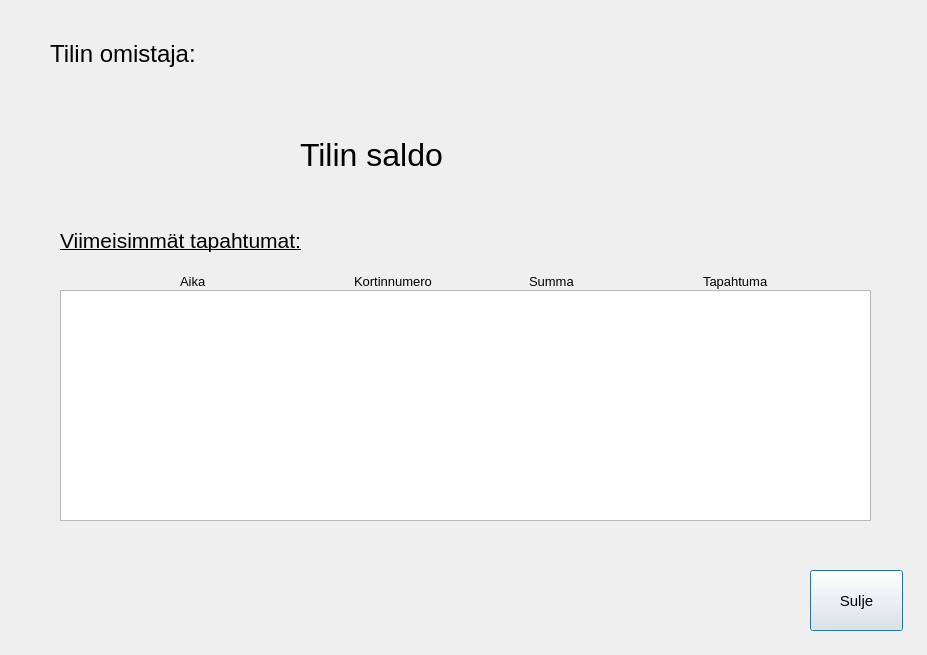
<?xml version="1.0" encoding="UTF-8"?>
<ui version="4.0">
 <class>NaytaSaldo</class>
 <widget class="QDialog" name="NaytaSaldo">
  <property name="geometry">
   <rect>
    <x>0</x>
    <y>0</y>
    <width>927</width>
    <height>655</height>
   </rect>
  </property>
  <property name="windowTitle">
   <string>Dialog</string>
  </property>
  <widget class="QTextEdit" name="te_tapahtumat">
   <property name="geometry">
    <rect>
     <x>60</x>
     <y>290</y>
     <width>811</width>
     <height>231</height>
    </rect>
   </property>
   <property name="font">
    <font>
     <pointsize>19</pointsize>
    </font>
   </property>
  </widget>
  <widget class="QPushButton" name="btn_close">
   <property name="geometry">
    <rect>
     <x>810</x>
     <y>570</y>
     <width>93</width>
     <height>61</height>
    </rect>
   </property>
   <property name="font">
    <font>
     <pointsize>11</pointsize>
    </font>
   </property>
   <property name="text">
    <string>Sulje</string>
   </property>
  </widget>
  <widget class="QWidget" name="layoutWidget">
   <property name="geometry">
    <rect>
     <x>300</x>
     <y>130</y>
     <width>311</width>
     <height>50</height>
    </rect>
   </property>
   <layout class="QGridLayout" name="gridLayout">
    <item row="0" column="0">
     <widget class="QLabel" name="label_2">
      <property name="font">
       <font>
        <pointsize>24</pointsize>
        <weight>50</weight>
        <bold>false</bold>
       </font>
      </property>
      <property name="text">
       <string>Tilin saldo</string>
      </property>
     </widget>
    </item>
    <item row="0" column="1">
     <widget class="QLabel" name="label_saldo">
      <property name="font">
       <font>
        <pointsize>24</pointsize>
        <weight>50</weight>
        <bold>false</bold>
       </font>
      </property>
      <property name="text">
       <string/>
      </property>
     </widget>
    </item>
   </layout>
  </widget>
  <widget class="QLabel" name="label">
   <property name="geometry">
    <rect>
     <x>60</x>
     <y>220</y>
     <width>351</width>
     <height>41</height>
    </rect>
   </property>
   <property name="font">
    <font>
     <pointsize>16</pointsize>
     <underline>true</underline>
    </font>
   </property>
   <property name="text">
    <string>Viimeisimmät tapahtumat:</string>
   </property>
  </widget>
  <widget class="QWidget" name="layoutWidget">
   <property name="geometry">
    <rect>
     <x>50</x>
     <y>40</y>
     <width>831</width>
     <height>38</height>
    </rect>
   </property>
   <layout class="QFormLayout" name="formLayout">
    <item row="0" column="0">
     <widget class="QLabel" name="label_7">
      <property name="font">
       <font>
        <pointsize>18</pointsize>
       </font>
      </property>
      <property name="text">
       <string>Tilin omistaja:</string>
      </property>
     </widget>
    </item>
    <item row="0" column="1">
     <widget class="QLabel" name="label_omistaja">
      <property name="font">
       <font>
        <pointsize>18</pointsize>
       </font>
      </property>
      <property name="text">
       <string/>
      </property>
     </widget>
    </item>
   </layout>
  </widget>
  <widget class="QWidget" name="layoutWidget">
   <property name="geometry">
    <rect>
     <x>180</x>
     <y>270</y>
     <width>691</width>
     <height>23</height>
    </rect>
   </property>
   <layout class="QGridLayout" name="gridLayout_2">
    <item row="0" column="0">
     <widget class="QLabel" name="label_3">
      <property name="font">
       <font>
        <pointsize>10</pointsize>
       </font>
      </property>
      <property name="text">
       <string>Aika</string>
      </property>
     </widget>
    </item>
    <item row="0" column="1">
     <widget class="QLabel" name="label_4">
      <property name="font">
       <font>
        <pointsize>10</pointsize>
       </font>
      </property>
      <property name="text">
       <string>Kortinnumero</string>
      </property>
     </widget>
    </item>
    <item row="0" column="2">
     <widget class="QLabel" name="label_5">
      <property name="font">
       <font>
        <pointsize>10</pointsize>
       </font>
      </property>
      <property name="text">
       <string>Summa</string>
      </property>
     </widget>
    </item>
    <item row="0" column="3">
     <widget class="QLabel" name="label_6">
      <property name="font">
       <font>
        <pointsize>10</pointsize>
       </font>
      </property>
      <property name="text">
       <string>Tapahtuma</string>
      </property>
     </widget>
    </item>
   </layout>
  </widget>
 </widget>
 <resources/>
 <connections/>
</ui>
